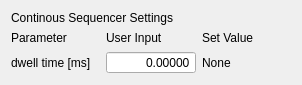
<?xml version="1.0" encoding="UTF-8"?>
<ui version="4.0">
 <class>ContSeqWidg</class>
 <widget class="QWidget" name="ContSeqWidg">
  <property name="geometry">
   <rect>
    <x>0</x>
    <y>0</y>
    <width>302</width>
    <height>78</height>
   </rect>
  </property>
  <property name="windowTitle">
   <string>ContSeqWidg</string>
  </property>
  <layout class="QVBoxLayout" name="verticalLayout">
   <item>
    <widget class="QLabel" name="label_sequencerName">
     <property name="sizePolicy">
      <sizepolicy hsizetype="Minimum" vsizetype="Fixed">
       <horstretch>0</horstretch>
       <verstretch>0</verstretch>
      </sizepolicy>
     </property>
     <property name="text">
      <string>Continous Sequencer Settings</string>
     </property>
    </widget>
   </item>
   <item>
    <layout class="QGridLayout" name="gridLayout">
     <item row="1" column="0">
      <widget class="QLabel" name="label_dwellTime_ms">
       <property name="text">
        <string>dwell time [ms]</string>
       </property>
      </widget>
     </item>
     <item row="1" column="1">
      <widget class="QDoubleSpinBox" name="doubleSpinBox_dwellTime_ms">
       <property name="alignment">
        <set>Qt::AlignRight|Qt::AlignTrailing|Qt::AlignVCenter</set>
       </property>
       <property name="buttonSymbols">
        <enum>QAbstractSpinBox::NoButtons</enum>
       </property>
       <property name="keyboardTracking">
        <bool>false</bool>
       </property>
       <property name="decimals">
        <number>5</number>
       </property>
       <property name="maximum">
        <double>1000.000000000000000</double>
       </property>
      </widget>
     </item>
     <item row="1" column="2">
      <widget class="QLabel" name="label_dwellTime_ms_2">
       <property name="text">
        <string>None</string>
       </property>
      </widget>
     </item>
     <item row="0" column="0">
      <widget class="QLabel" name="label_8">
       <property name="sizePolicy">
        <sizepolicy hsizetype="Minimum" vsizetype="Fixed">
         <horstretch>0</horstretch>
         <verstretch>0</verstretch>
        </sizepolicy>
       </property>
       <property name="text">
        <string>Parameter</string>
       </property>
      </widget>
     </item>
     <item row="0" column="1">
      <widget class="QLabel" name="label_9">
       <property name="sizePolicy">
        <sizepolicy hsizetype="Minimum" vsizetype="Fixed">
         <horstretch>0</horstretch>
         <verstretch>0</verstretch>
        </sizepolicy>
       </property>
       <property name="text">
        <string>User Input</string>
       </property>
      </widget>
     </item>
     <item row="0" column="2">
      <widget class="QLabel" name="label_10">
       <property name="sizePolicy">
        <sizepolicy hsizetype="Minimum" vsizetype="Fixed">
         <horstretch>0</horstretch>
         <verstretch>0</verstretch>
        </sizepolicy>
       </property>
       <property name="text">
        <string>Set Value</string>
       </property>
      </widget>
     </item>
    </layout>
   </item>
  </layout>
 </widget>
 <resources/>
 <connections/>
</ui>
